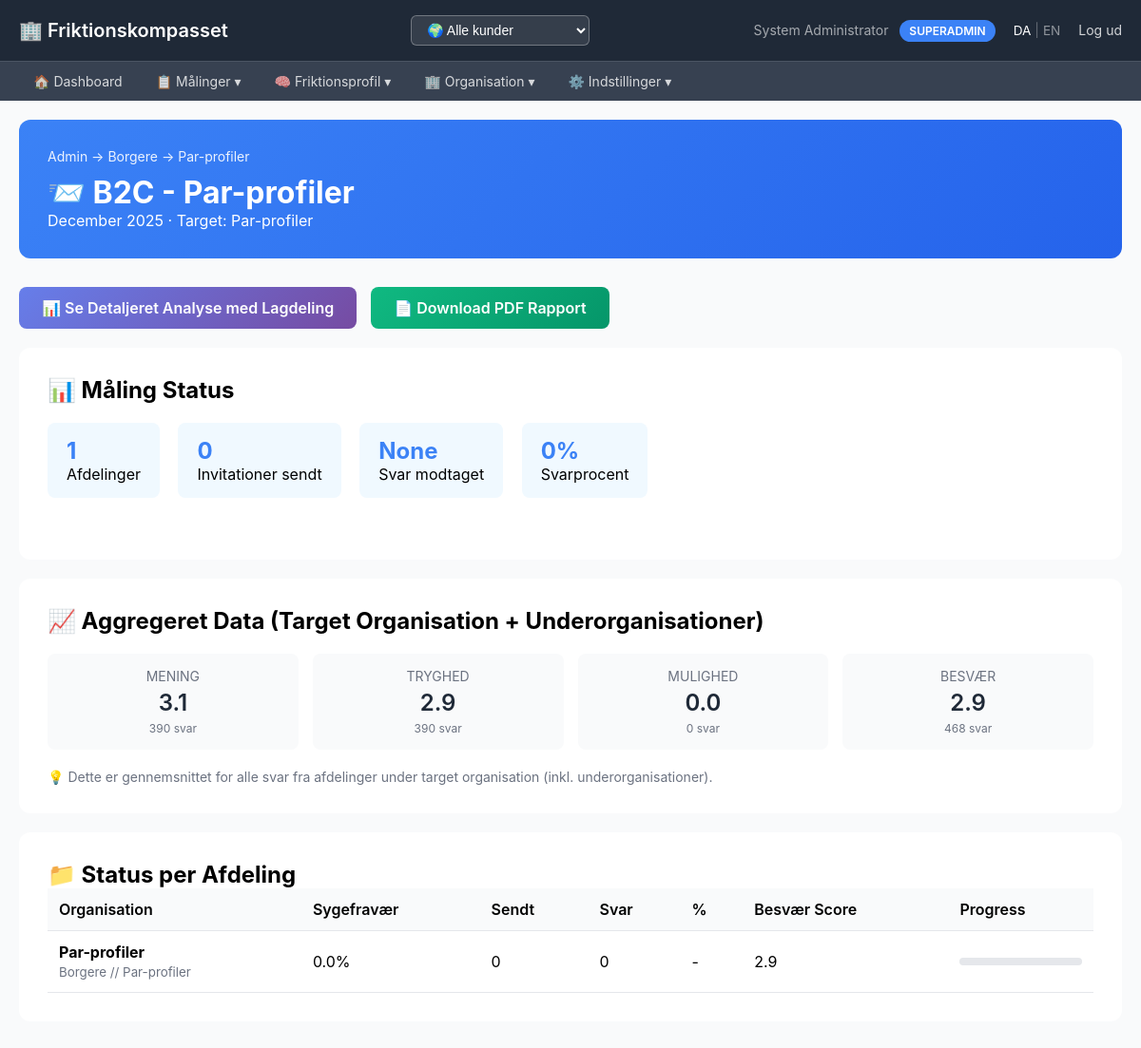
Screenshot of /admin/campaign/camp-Rq5usGOv98I (signed in) with the database file from the repository.
### tables this page shows
CREATE TABLE organizational_units (
                id TEXT PRIMARY KEY,
                parent_id TEXT,
                name TEXT NOT NULL,
                full_path TEXT NOT NULL,
                level INTEGER NOT NULL DEFAULT 0,
                
                -- Leder info (kan være på alle niveauer)
                leader_name TEXT,
                leader_email TEXT,
                
                -- Metrics (typisk på leaf nodes, men kan være alle steder)
                employee_count INTEGER DEFAULT 0,
                sick_leave_percent REAL DEFAULT 0,
                
                created_at TIMESTAMP DEFAULT CURRENT_TIMESTAMP, customer_id TEXT REFERENCES customers(id) ON DELETE CASCADE,
                
                FOREIGN KEY (parent_id) REFERENCES organizational_units(id) ON DELETE CASCADE
            );

CREATE TABLE campaigns (
                id TEXT PRIMARY KEY,
                target_unit_id TEXT NOT NULL,
                name TEXT NOT NULL,
                period TEXT NOT NULL,
                sent_from TEXT DEFAULT 'admin',
                sent_at TIMESTAMP,
                created_at TIMESTAMP DEFAULT CURRENT_TIMESTAMP, mode TEXT DEFAULT 'anonymous', include_leader_assessment INTEGER DEFAULT 0, include_leader_self INTEGER DEFAULT 0, min_responses INTEGER DEFAULT 5, scheduled_at TIMESTAMP, status TEXT DEFAULT 'sent', sender_name TEXT DEFAULT 'HR',
                FOREIGN KEY (target_unit_id) REFERENCES organizational_units(id) ON DELETE CASCADE
            );

### admin_app.py (the view)
@app.route('/admin/campaign/<campaign_id>')
@login_required
def view_campaign(campaign_id):
    user = get_current_user()
    with get_db() as conn:
        where_clause, params = get_customer_filter(user['role'], user['customer_id'], session.get('customer_filter'))
        campaign = conn.execute(f"""
            SELECT c.* FROM campaigns c
            JOIN organizational_units ou ON c.target_unit_id = ou.id
            WHERE c.id = ? AND ({where_clause})
        """, [campaign_id] + params).fetchone()
        if not campaign:
            flash("Måling ikke fundet eller ingen adgang", 'error')
            return redirect(url_for('admin_home'))
    target_unit_id = campaign['target_unit_id']
    breadcrumbs = get_unit_path(target_unit_id)
    overview = get_campaign_overview(campaign_id)
    aggregate_stats = get_unit_stats(
        unit_id=target_unit_id,
        campaign_id=campaign_id,
        include_children=True
    )
    with get_db() as conn:
        token_stats = conn.execute("""
            SELECT
                COUNT(*) as tokens_sent,
                SUM(CASE WHEN is_used = 1 THEN 1 ELSE 0 END) as tokens_used
            FROM tokens
            WHERE campaign_id = ?
        """, (campaign_id,)).fetchone()
    return render_template('admin/view_campaign.html',
        campaign=dict(campaign),
        target_breadcrumbs=breadcrumbs,
        overview=overview,
        aggregate_stats=aggregate_stats,
        token_stats=dict(token_stats))

### admin_app.py (called while the page is built)
@app.before_request
def detect_domain():
    host = request.host.split(':')[0].lower()  # Remove port if present
    domain_config = get_domain_config(host)
    if domain_config:
        g.domain_config = domain_config
        if 'language' not in session:
            session['language'] = domain_config.get('default_language', 'da')
        if domain_config.get('customer_id') and 'user' in session:
            if session['user']['role'] in ('admin', 'superadmin') and 'customer_filter' not in session:
                session['customer_filter'] = domain_config['customer_id']
    else:
        g.domain_config = None

@app.context_processor
def inject_domain_config():
    return {
        'domain_config': getattr(g, 'domain_config', None)
    }

@app.context_processor
def inject_translation_helpers():
    return {
        't': t,
        'get_user_language': get_user_language,
        'supported_languages': SUPPORTED_LANGUAGES
    }

def login_required(f):
    @wraps(f)
    def decorated_function(*args, **kwargs):
        if 'user' not in session:
            flash('Du skal være logget ind for at se denne side', 'error')
            return redirect(url_for('login'))
        return f(*args, **kwargs)
    return decorated_function

def get_current_user():
    return session.get('user')

### db_hierarchical.py (called while the page is built, shortened)
@contextmanager
def get_db():
    conn = sqlite3.connect(DB_PATH, timeout=30.0)
    conn.row_factory = sqlite3.Row
    conn.execute("PRAGMA foreign_keys=ON")
    conn.execute("PRAGMA journal_mode=WAL")
    try:
        yield conn
        conn.commit()
    finally:
        conn.close()

def get_leaf_units(parent_unit_id: Optional[str] = None) -> List[Dict]:
    with get_db() as conn:
        if parent_unit_id:
            rows = conn.execute("""
                WITH RECURSIVE subtree AS (
                    SELECT * FROM organizational_units WHERE id = ?
                    UNION ALL
                    SELECT ou.* FROM organizational_units ou
                    JOIN subtree st ON ou.parent_id = st.id
                )
                SELECT st.* FROM subtree st
                LEFT JOIN organizational_units children ON st.id = children.parent_id
                WHERE children.id IS NULL
                ORDER BY st.full_path
            """, (parent_unit_id,)).fetchall()
        return [dict(row) for row in rows]

### templates/admin/view_campaign.html (shortened to what this page needs)
{% extends "admin/layout.html" %}
{% block content %}
<div class="header">
    <div class="breadcrumbs">
        <a href="/admin">Admin</a>
        {% for bc in target_breadcrumbs %}
            → <a href="/admin/unit/{{ bc.id }}">{{ bc.name }}</a>
        {% endfor %}
    </div>
    <h1>📨 {{ campaign.name }}</h1>
    <p>{{ campaign.period }} · Target: {{ target_breadcrumbs[-1].name if target_breadcrumbs else 'Unknown' }}</p>
</div>
<div style="margin-bottom: 20px; display: flex; gap: 15px; flex-wrap: wrap;">
    <a href="/admin/campaign/{{ campaign.id }}/detailed"
       style="display: inline-block; padding: 12px 24px; background: linear-gradient(135deg, #667eea 0%, #764ba2 100%); color: white; text-decoration: none; border-radius: 8px; font-weight: 600;">
        📊 Se Detaljeret Analyse med Lagdeling
    </a>
    <a href="/admin/campaign/{{ campaign.id }}/pdf"
       style="display: inline-block; padding: 12px 24px; background: linear-gradient(135deg, #10b981 0%, #059669 100%); color: white; text-decoration: none; border-radius: 8px; font-weight: 600;"
       data-loading="Genererer PDF...">
        📄 Download PDF Rapport
    </a>
</div>
<div class="card">
    <h2>📊 Måling Status</h2>
            <div style="margin: 20px 0;">
                <div class="stat-box">
                    <strong>{{ overview|length }}</strong>
                    Afdelinger
                </div>
                <div class="stat-box">
                    <strong>{{ token_stats.tokens_sent }}</strong>
                    Invitationer sendt
                </div>
                <div class="stat-box">
                    <strong>{{ token_stats.tokens_used }}</strong>
                    Svar modtaget
                </div>
                <div class="stat-box">
                    <strong>
                        {% if token_stats.tokens_sent > 0 %}
                        {{ "%.1f"|format((token_stats.tokens_used / token_stats.tokens_sent * 100)) }}%
                        {% else %}
                        0%
                        {% endif %}
                    </strong>
                    Svarprocent
                </div>
            </div>
        </div>
        <div class="card">
            <h2>📈 Aggregeret Data (Target Organisation + Underorganisationer)</h2>
            <div class="aggregate-stats">
                {% for stat in aggregate_stats %}
                <div class="aggregate-item">
                    <div class="label">{{ stat.field }}</div>
                    <div class="value">{{ "%.1f"|format(stat.avg_score) }}</div>
                    <div style="font-size: 0.75rem; color: #6b7280; margin-top: 5px;">
                        {{ stat.response_count }} svar
                    </div>
                </div>
                {% endfor %}
            </div>
            <p style="color: #6b7280; font-size: 0.875rem; margin-top: 15px;">
                💡 Dette er gennemsnittet for alle svar fra afdelinger under target organisation (inkl. underorganisationer).
            </p>
        </div>
        <div class="card">
            <h2>📁 Status per Afdeling</h2>
            <table>
                <thead>
                    <tr>
                        <th>Organisation</th>
                        <th>Sygefravær</th>
                        <th>Sendt</th>
                        <th>Svar</th>
                        <th>%</th>
                        <th>Besvær Score</th>
                        <th>Progress</th>
                    </tr>
                </thead>
                <tbody>
                    {% for unit in overview %}
                    <tr>
                        <td>
                            <strong>{{ unit.name }}</strong><br>
                            <small style="color: #6b7280;">{{ unit.full_path }}</small>
                        </td>
                        <td>{{ "%.1f"|format(unit.sick_leave_percent) }}%</td>
                        <td>{{ unit.tokens_sent }}</td>
                        <td>{{ unit.tokens_used }}</td>
                        <td>
                            {% if unit.tokens_sent > 0 %}
                            {{ "%.1f"|format((unit.tokens_used / unit.tokens_sent * 100)) }}%
                            {% else %}
                            -
                            {% endif %}
                        </td>
                        <td>
                            {% if unit.besvær_score %}
                            {{ "%.1f"|format(unit.besvær_score) }}
                            {% else %}
                            -
                            {% endif %}
                        </td>
                        <td>
                            <div class="progress-bar">
                                {% set pct = (unit.tokens_used / unit.tokens_sent * 100) if unit.tokens_sent > 0 else 0 %}
                            </div>
                        </td>
                    </tr>
                    {% endfor %}
            </tbody>
        </table>
    </div>
</div>
{% endblock %}

### templates/admin/view_campaign.html (style rules this page uses)
.header { background: linear-gradient(135deg, #3b82f6 0%, #2563eb 100%); color: white; padding: 30px; border-radius: 12px; margin-bottom: 30px; }
.breadcrumbs { font-size: 0.875rem; opacity: 0.9; margin-bottom: 10px; }
.breadcrumbs a { color: white; text-decoration: none; }
.card { background: white; border-radius: 12px; padding: 30px; margin-bottom: 20px; }
table { width: 100%; border-collapse: collapse; }
th, td { padding: 12px; text-align: left; border-bottom: 1px solid #e5e7eb; }
th { background: #f9fafb; font-weight: 600; }
.progress-bar { width: 100%; height: 8px; background: #e5e7eb; border-radius: 4px; overflow: hidden; }
.stat-box { display: inline-block; background: #f0f9ff; padding: 15px 20px; border-radius: 8px; margin-right: 15px; margin-bottom: 15px; }
.stat-box strong { display: block; font-size: 1.5rem; color: #3b82f6; }
.aggregate-stats { display: grid; grid-template-columns: repeat(auto-fit, minmax(150px, 1fr)); gap: 15px; margin: 20px 0; }
.aggregate-item { background: #f9fafb; padding: 15px; border-radius: 8px; text-align: center; }
.aggregate-item .label { color: #6b7280; font-size: 0.875rem; margin-bottom: 5px; }
.aggregate-item .value { color: #1f2937; font-size: 1.5rem; font-weight: 600; }

### rows the page displays
organizational_units: name "Borgere"
organizational_units: name "Par-profiler", full_path "Borgere // Par-profiler", sick_leave_percent "0.0", tokens_sent "0", tokens_used "0", besvær_score "2.9"
campaigns: name "B2C - Par-profiler", period "December 2025"

### other values shown
{{ session.user.name }} "System Administrator"
{{ session.user.role|upper }} "SUPERADMIN"
{{ t('nav.logout') }} "Log ud"
{{ t('nav.dashboard') }} "Dashboard"
{{ t('nav.maalinger', 'Målinger') }} "Målinger"
{{ t('nav.friktionsprofil', 'Friktionsprofil') }} "Friktionsprofil"
{{ t('nav.organisation', 'Organisation') }} "Organisation"
{{ t('nav.indstillinger') }} "Indstillinger"
{{ overview|length }} "1"
{{ token_stats.tokens_sent }} "0"
{{ token_stats.tokens_used }} "None"
{{ stat.field }} "MENING" "TRYGHED" "MULIGHED" "BESVÆR"
{{ "%.1f"|format(stat.avg_score) }} "3.1" "2.9" "0.0" "2.9"
{{ stat.response_count }} "390" "390" "0" "468"
